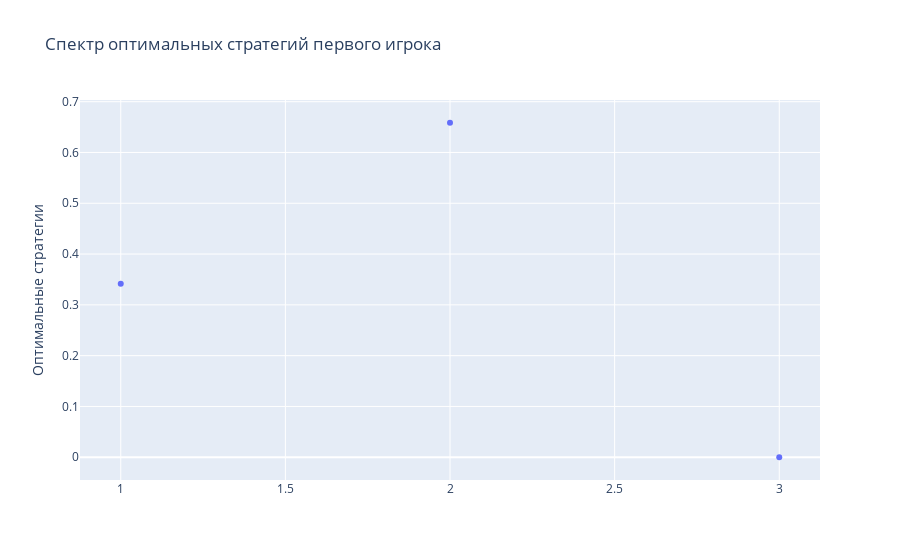
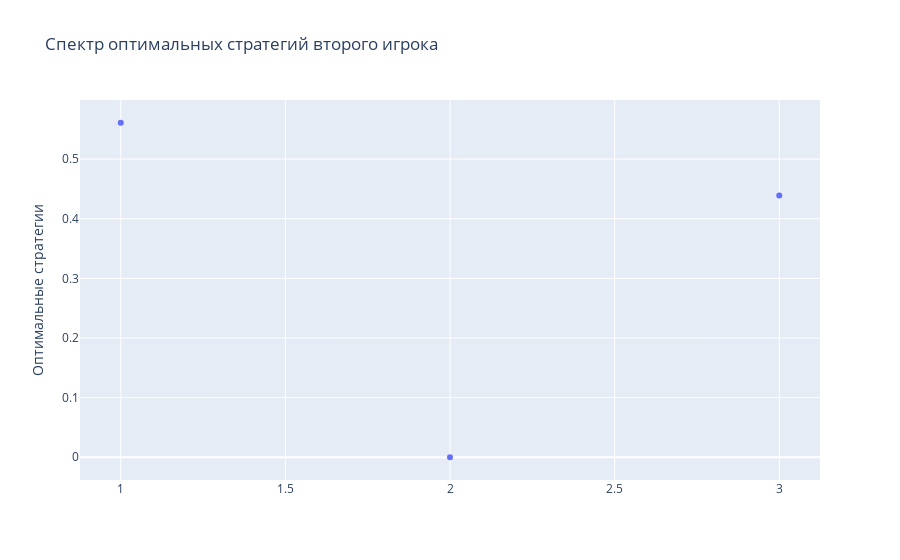

The notebook cell these images were saved under, in order:
### Markdown cell above
### Cпектр оптимальной стратегии неполон:

### Code cell
matrix = np.array([[5, -7, 32], [23, 34, 9],[9, 35, -8]])
visualize(nash_equilibrium(matrix))

### Figure 1 — Plotly figure (JSON) as saved in the notebook; plotly's stock layout.template omitted (floating-point values rounded to 4 significant figures)
{"data": [{"hovertemplate": "=%{x}<br>Оптимальные стратегии=%{y}<extra></extra>", "legendgroup": "", "marker": {"color": "#636efa", "symbol": "circle"}, "mode": "markers", "name": "", "orientation": "v", "showlegend": false, "type": "scatter", "x": [1, 2, 3], "xaxis": "x", "y": [0.3415, 0.6585, 0], "yaxis": "y"}], "layout": {"autosize": true, "legend": {"tracegroupgap": 0}, "title": {"text": "Спектр оптимальных стратегий первого игрока"}, "xaxis": {"anchor": "y", "autorange": true, "domain": [0, 1], "range": [0.879, 3.121], "title": {"text": ""}, "type": "linear"}, "yaxis": {"anchor": "x", "autorange": true, "domain": [0, 1], "range": [-0.05435, 0.7129], "title": {"text": "Оптимальные стратегии"}, "type": "linear"}}}

### Figure 2 — Plotly figure (JSON) as saved in the notebook; plotly's stock layout.template omitted (floating-point values rounded to 4 significant figures)
{"data": [{"hovertemplate": "=%{x}<br>Оптимальные стратегии=%{y}<extra></extra>", "legendgroup": "", "marker": {"color": "#636efa", "symbol": "circle"}, "mode": "markers", "name": "", "orientation": "v", "showlegend": false, "type": "scatter", "x": [1, 2, 3], "xaxis": "x", "y": [0.561, 0, 0.439], "yaxis": "y"}], "layout": {"autosize": true, "legend": {"tracegroupgap": 0}, "title": {"text": "Спектр оптимальных стратегий второго игрока"}, "xaxis": {"anchor": "y", "autorange": true, "domain": [0, 1], "range": [0.879, 3.121], "title": {"text": ""}, "type": "linear"}, "yaxis": {"anchor": "x", "autorange": true, "domain": [0, 1], "range": [-0.04629, 0.6073], "title": {"text": "Оптимальные стратегии"}, "type": "linear"}}}
